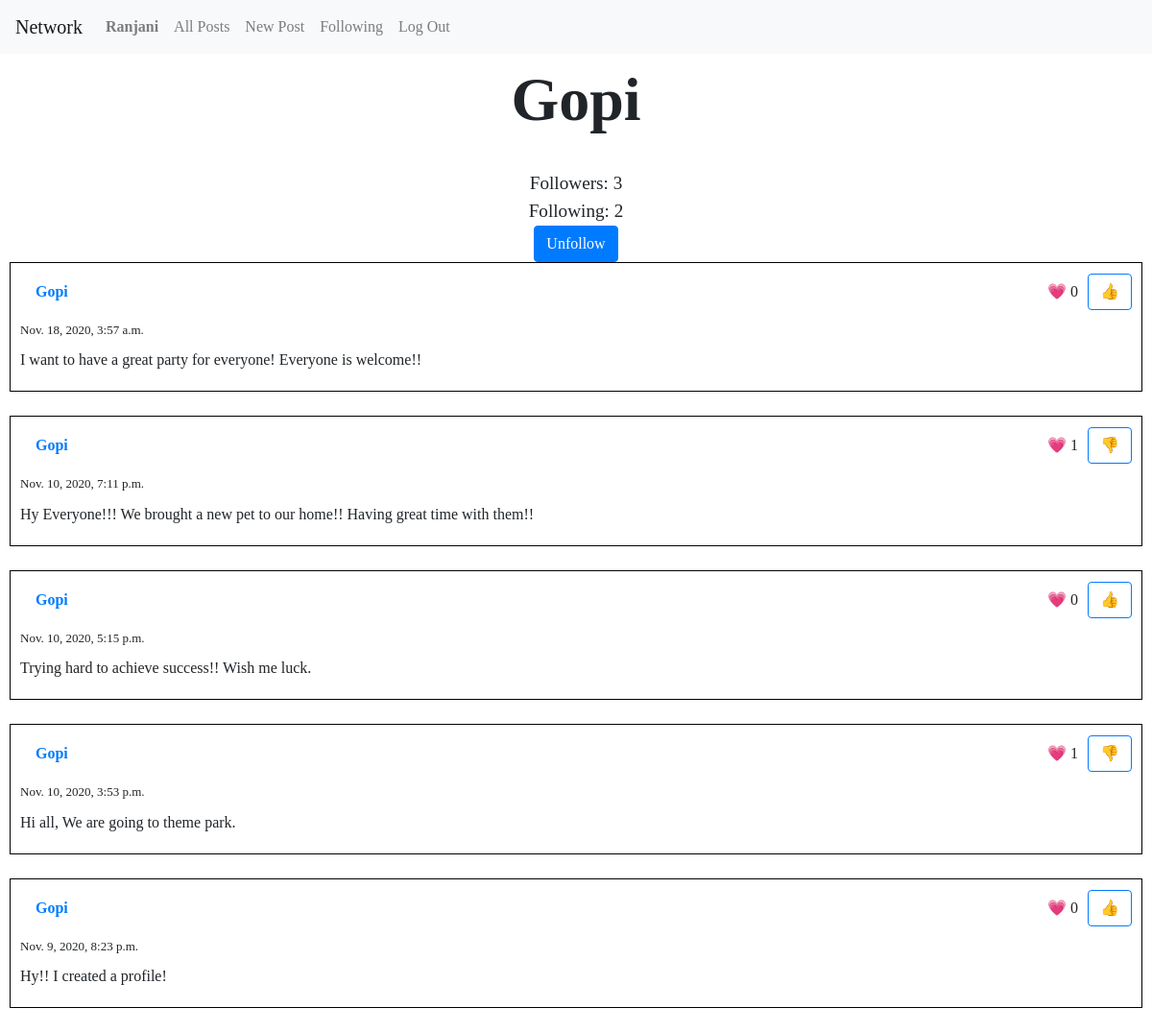
The page /profile/2 (signed in) on the database its author committed.
### network/models.py (models this page shows, shortened)
class User(AbstractUser):
    pass

class Posts(models.Model):
    creator = models.ForeignKey(User,on_delete=models.SET_NULL, null=True, blank=True, related_name="posts")
    content = models.TextField(max_length=500)
    created = models.DateTimeField(default=timezone.now)

### network/views.py (the view, shortened to what this page needs)
# urls.py: path("profile/<int:id>", views.profile, name="profile"),
def profile(request, id):
    user_profile = User.objects.get(id=id)
    return render(request, "network/profile.html", {
        "all_posts": get_posts_in_page(request, user_profile.posts.all().order_by(POSTS_ORDER)),
        "profile": user_profile,
        "is_following": is_following(request.user, id)
    })

### network/templatetags/network_filters.py (called while the page is built)
@register.filter
def user_likes(likes, user):
    return any(like.liker == user for like in likes.all())

### network/views.py (called while the page is built)
def get_posts_in_page(request, posts):
    paginator = Paginator(posts, 10)
    page = request.GET.get('page')
    return paginator.get_page(page)

def is_following(follower, followee):
    follow = Follows.objects.filter(follower=follower, followee=followee)
    return bool(follow)

### network/templates/network/profile.html (shortened to what this page needs)
{% extends "network/layout.html" %}
{% block body %}
    <p class="profile-name">
        <strong>{{ profile.username }}</strong>
    </p>
    <div class="follow">
        <div class="followers">
            Followers: {{ profile.follower.count  }}
        </div>
        <div class="following">
            Following: {{ profile.following.count }}
        </div>
        {% if not profile.id is user.id %}
            <form method="POST">
                {% if not is_following %}
                    <button type="submit" value="follow" name="action" class="btn btn-primary custom">
                        Follow
                    </button>
                {% else %}
                    <button type="submit" value="unfollow" name="action" class="btn btn-primary custom">
                        Unfollow
                    </button>
                {% endif %}
            </form>
        {% endif %}
    </div>
    {% include "network/all_posts.html" %}
{% endblock %}

### network/templates/network/layout.html (shortened to what this page needs)
{% load static %}
<!DOCTYPE html>
<html lang="en">
    <head>
        <link rel="stylesheet" href="https://cdn.jsdelivr.net/npm/bootstrap@4.5.3/dist/css/bootstrap.min.css">
        <link href="{% static 'network/styles.css' %}" rel="stylesheet">
    </head>
    <body>
        <nav class="navbar navbar-expand-lg navbar-light bg-light">
            <a class="navbar-brand" href="/">Network</a>
            <div>
              <ul class="navbar-nav mr-auto">
                {% if user.is_authenticated %}
                    <li class="nav-item">
                        <a class="nav-link" href="{% url 'profile' user.id %}"><strong>{{ user.username }}</strong></a>
                    </li>
                {% endif %}
                <li class="nav-item">
                  <a class="nav-link" href="{% url 'index'  %}">All Posts</a>
                </li>
                {% if user.is_authenticated %}
                    <li class="nav-item">
                        <a class="nav-link" href="{% url 'new' %}">New Post</a>
                    </li>
                    <li class="nav-item">
                        <a class="nav-link" href="{% url 'following' %}">Following</a>
                    </li>
                    <li class="nav-item">
                        <a class="nav-link" href="{% url 'logout' %}">Log Out</a>
                    </li>
                {% endif %}
              </ul>
            </div>
          </nav>
        <div class="body">
            {% block body %}
            {% endblock %}
        </div>
    </body>
</html>

### network/templates/network/all_posts.html (shortened to what this page needs)
{% load static %}
{% load network_filters %}
{% for post in all_posts %}
    <div class="post" id="post-{{ post.id }}">
        <div class="creator">
            <a class="nav-link" href="{% url 'profile' post.creator.id %}">
                {{ post.creator }}
            </a>
        </div>
        <div class="like-count">
            &#128151; <span id="post-like-count-{{ post.id }}">{{ post.likes.count }}</span>
        </div>
        {% if user.is_authenticated %}
            {% with liked=post.likes|user_likes:user up_button="&#128077;" down_button="&#128078;" %}
                <button type="button" class="btn btn-outline-primary like-button"
                        onclick="toggleLike(this, {{ post.id }}, {{ liked|yesno:"true,false" }})"
                        data-up-button="{{ up_button }}"
                        data-down-button="{{ down_button }}"
                >
                    {% if liked %}
                        {{ down_button }}
                    {% else %}
                        {{ up_button }}
                    {% endif %}
                </button>
            {% endwith %}
        {% endif %}
        <div class="created-time">
            {{ post.created }}
        </div>
        <div class="content">
            {{ post.content }}
        </div>
    </div>
{% endfor %}

### network/static/network/styles.css (style rules this page uses)
body { font-family: "Comic Sans MS", cursive; }
.body { margin: 0 10px; }
.post { border: 1px solid black; padding: 10px; margin-bottom: 25px; display: grid; grid-template-areas: "creator edit-button like-count like-button" "created-time created-time created-time created-time" "content content content content" "edit-content edit-content edit-content edit-content"; grid-template-columns: 1fr auto auto auto; grid-gap: 10px; align-items: baseline; }
.post .like-count { grid-area: like-count; }
.post .like-button { grid-area: like-button; }
.post .creator { grid-area: creator; font-weight: bold; }
.post .created-time { grid-area: created-time; font-size: small; }
.post .content { grid-area: content; }
.profile-name { text-align: center; font-size: 8vh; font-weight: bold; margin-bottom: 25px; }
.follow { text-align: center; }
.follow .followers, .follow .following { font-size: larger; }

### rows shown on the page
User: username "Ranjani"
User: username "Gopi", follower.count "3", following.count "2"
Posts: creator "Gopi", likes.count "0", up_button "👍", created "Nov. 18, 2020, 3:57 a.m.", content "I want to have a great party for everyone! Everyone is welcome!!"
Posts: creator "Gopi", likes.count "1", down_button "👎", created "Nov. 10, 2020, 7:11 p.m.", content "Hy Everyone!!! We brought a new pet to our home!! Having great time with them!!"
Posts: creator "Gopi", likes.count "0", up_button "👍", created "Nov. 10, 2020, 5:15 p.m.", content "Trying hard to achieve success!! Wish me luck."
Posts: creator "Gopi", likes.count "1", down_button "👎", created "Nov. 10, 2020, 3:53 p.m.", content "Hi all, We are going to theme park."
Posts: creator "Gopi", likes.count "0", up_button "👍", created "Nov. 9, 2020, 8:23 p.m.", content "Hy!! I created a profile!"
